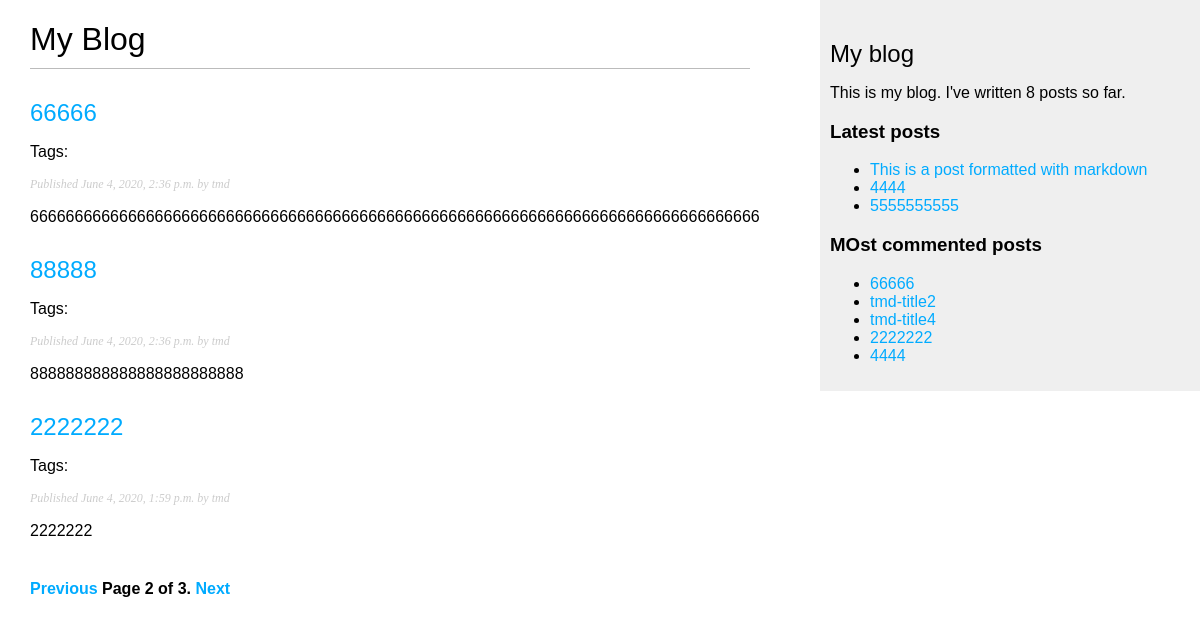
Screenshot of /blog/?page=2 with the database file from the repository.
### blog/models.py (models this page shows, shortened)
class Post(models.Model):
    STATUS_CHOICES = (
        ('draft', 'Draft'),
        ('published', 'Published')
    )
    title = models.CharField(max_length=250)
    slug = models.SlugField(max_length=250, unique_for_date='publish')
    author = models.ForeignKey(User, on_delete=models.CASCADE, related_name='blog_posts')
    body = models.TextField()
    publish = models.DateTimeField(default=timezone.now())
    created = models.DateTimeField(auto_now_add=True)
    update = models.DateTimeField(auto_now=True)
    status = models.CharField(max_length=10, choices=STATUS_CHOICES,default='draft')
    tags = TaggableManager()
    class Meta:
        ordering = ('-publish',)
    objects = models.Manager()
    published = PublishedManager()
    def get_absolute_url(self):
        return reverse('blog:post_detail',args=[self.publish.year, self.publish.month, self.publish.day, self.slug])

### blog/views.py (the view)
# urls.py: path('', views.post_list, name='post_list'),
def post_list(request, tag_slug=None):
    object_list = Post.published.all()
    tag = None
    if tag_slug:
        tag = get_object_or_404(Tag, slug=tag_slug)
        object_list = object_list.filter(tags__in=[tag])
    paginator = Paginator(object_list, 3)
    page = request.GET.get('page')
    try:
        posts = paginator.page(page)
    except PageNotAnInteger:
        posts = paginator.page(1)
    except EmptyPage:
        posts = paginator.page(paginator.num_pages)
    return render(request, 'blog/post/list.html', {'posts': posts, 'page': page, 'tag': tag})

### blog/models.py (called while the page is built)
    def get_queryset(self):
        return super(PublishedManager, self).get_queryset().filter(status='published')

### blog/templatetags/blog_tags.py (called while the page is built)
@register.simple_tag
def total_posts():
    return Post.published.count()

@register.inclusion_tag('blog/post/latest_posts.html')
def show_latest_posts(count=5):
    latest_posts = Post.published.order_by('-publish')[:count]
    return {'latest_posts': latest_posts}

@register.simple_tag
def get_most_commented_posts(count=5):
    return Post.published.annotate(total_comments=Count('comments')).order_by('-total_comments')[:count]

@register.filter(name='markdown')
def markdown_format(text):
    return mark_safe(markdown.markdown(text))

### blog/templates/blog/post/list.html (shortened to what this page needs)
{% extends 'blog/base.html' %}
{% load blog_tags %}
{% block content %}
    <h1>My Blog</h1>
    {% for post in posts %}
        <h2>
            <a href="{{ post.get_absolute_url }}">
                {{ post.title }}
            </a>
        </h2>
        <p class="tags">
            Tags:
        </p>
        <p class="date">
        Published {{ post.publish }} by {{ post.author }}
        </p>
        {{ post.body | markdown | truncatewords_html:30 }}
    {% endfor %}
    {% include "pagination.html" with page=posts %}
{% endblock %}

### blog/templates/blog/base.html (shortened to what this page needs)
{% load blog_tags %}
{% load static %}
<!DOCTYPE html>
<html lang="en">
<head>
    <link href="{% static "css/blog.css" %}" rel="stylesheet">
</head>
<body>
<div id="content">
    {% block content %}
    {% endblock %}
</div>
<div id="sidebar">
    <h2>My blog</h2>
    <p>This is my blog. I've written {% total_posts %} posts so far.</p>
    <h3>Latest posts</h3>
    {%  show_latest_posts 3 %}
    <h3>MOst commented posts</h3>
    {% get_most_commented_posts as most_commented_posts %}
    <ul>
        {% for post in most_commented_posts %}
            <li>
                <a href="{{ post.get_absolute_url }}">{{ post.title }}</a>
            </li>
        {% endfor %}
    </ul>
</div>
</body>
</html>

### blog/templates/blog/post/latest_posts.html
<ul>
    {% for post in latest_posts %}
        <li>
            <a href="{{ post.get_absolute_url }}">{{ post.title }}</a>
        </li>
    {% endfor %}
</ul>

### blog/static/css/blog.css (style rules this page uses)
body { margin:0; padding:0; font-family:helvetica, sans-serif; }
a { color:#00abff; text-decoration:none; }
h1 { font-weight:normal; border-bottom:1px solid #bbb; padding:0 0 10px 0; }
h2 { font-weight:normal; margin:30px 0 0; }
#content { float:left; width:60%; padding:0 0 0 30px; }
#sidebar { float:right; width:30%; padding:10px; background:#efefef; height:100%; }
p.date { color:#ccc; font-family: georgia, serif; font-size: 12px; font-style: italic; }

### rows the page displays
Post: title "66666", publish "June 4, 2020, 2:36 p.m.", author "tmd", body "6666666666666666666666666666666666666666666666666666666666666666666666666666666666"
Post: title "88888", publish "June 4, 2020, 2:36 p.m.", author "tmd", body "888888888888888888888888"
Post: title "2222222", publish "June 4, 2020, 1:59 p.m.", author "tmd", body "2222222"
Post: title "This is a post formatted with markdown"
Post: title "4444"
Post: title "5555555555"
Post: title "tmd-title2"
Post: title "tmd-title4"

### other values shown
{{ page.number }} "2"
{{ page.paginator.num_pages }} "3"
